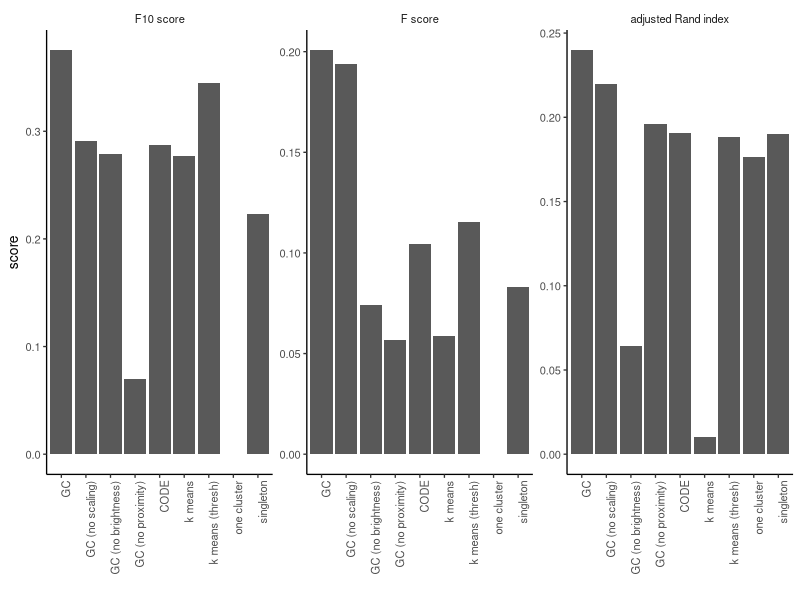
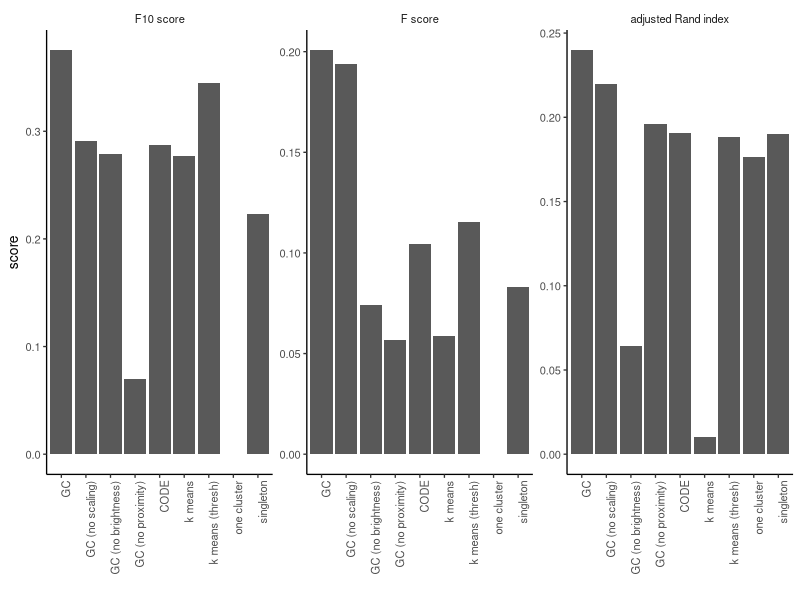

Recreate these plots in R, in order.
# Plot model scores

library(ggplot2)
library(scales)
library(tidyverse)
library(here)

mscores <- read_csv(here("output","results", "allmodelscores.csv"))
                    
mscorepic <- mscores %>%
  mutate(scorefn= recode(scorefn, adj_rand = "adjusted Rand index",
                          F= "F score",
                          F10= "F10 score")) %>% 
  mutate(scorefn= factor(scorefn, levels=c("F10 score","F score",   "adjusted Rand index"))) %>% 
  mutate(model = factor(model, levels=c("model_n","model_n_nodilation",   "model_n_nobright", "model_n_nodistance", "model_code_13", "model_knn", "model_knn_thresh", "model_onebig", "model_singleton"))) %>% 
  mutate(model = recode(model, model_n = "GC", 
                         model_n_nodilation = "GC (no scaling)",
                         model_n_nobright = "GC (no brightness)",
                         model_n_nodistance = "GC (no proximity)",
                         model_code_13 = "CODE",
                         model_knn = "k means",
                         model_knn_thresh = "k means (thresh)",
                         model_onebig = "one cluster",
                         model_singleton = "singleton")) %>% 
  ggplot(aes(model, score)) +
  geom_bar(stat="identity") +
  facet_wrap(~scorefn, scales='free_y') +
  theme_classic(base_size=10) +
  theme(strip.background = element_blank()) +
  theme(axis.text.x = element_text(angle = 90, hjust = 1)) +
  xlab("")


plot(mscorepic)

ggsave(here("output","figures", "modelscores.pdf"), plot = mscorepic, width = 6, height=3)


